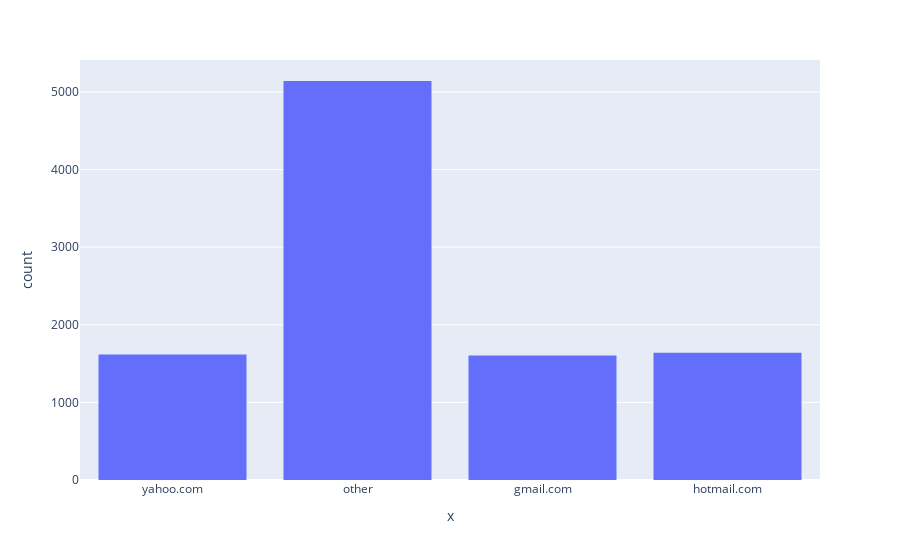

Notebook code for this chart:
### Code cell
# show histogram

### Figure 1 — Plotly figure (JSON) as saved in the notebook; plotly's stock layout.template omitted (floating-point values rounded to 4 significant figures; data arrays with more than 128 entries replaced by an {"elided": "..."} marker saying what was removed)
{"data": [{"alignmentgroup": "True", "bingroup": "x", "hovertemplate": "x=%{x}<br>count=%{y}<extra></extra>", "legendgroup": "", "marker": {"color": "#636efa", "pattern": {"shape": ""}}, "name": "", "offsetgroup": "", "orientation": "v", "showlegend": false, "type": "histogram", "x": {"elided": "10000 str values"}, "xaxis": "x", "yaxis": "y"}], "layout": {"barmode": "relative", "legend": {"tracegroupgap": 0}, "margin": {"t": 60}, "xaxis": {"anchor": "y", "domain": [0, 1], "title": {"text": "x"}}, "yaxis": {"anchor": "x", "domain": [0, 1], "title": {"text": "count"}}}}
